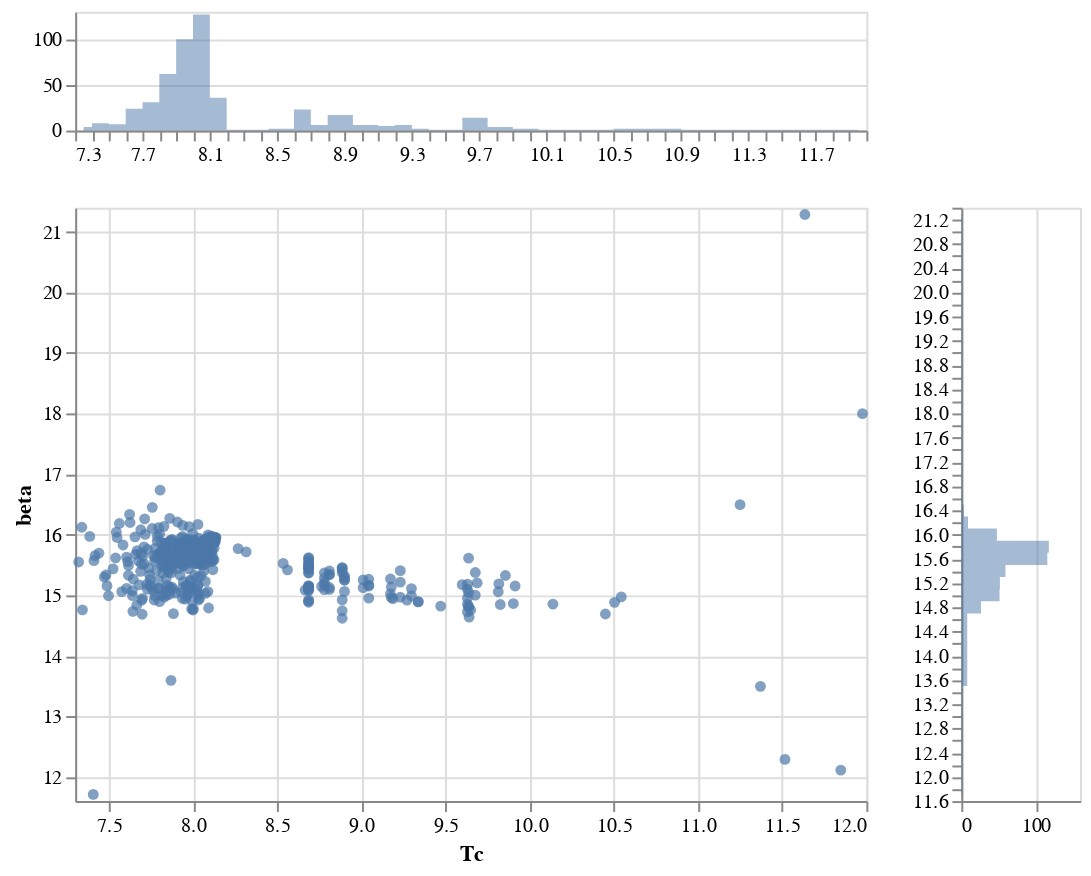

The notebook cell this image was saved under:
### Code cell
scatter_plot_with_marginals(df1, xcol="Tc", ycol="beta", nbins=50)

### Figure 1 — Vega-Lite specification as saved in the notebook (floating-point values rounded to 4 significant figures; data arrays with more than 128 entries replaced by an {"elided": "..."} marker saying what was removed)
{"config": {"view": {"continuousWidth": 400, "continuousHeight": 300}}, "vconcat": [{"mark": {"type": "area", "interpolate": "step", "opacity": 0.5}, "encoding": {"x": {"type": "quantitative", "bin": {"extent": [7.321, 11.98], "maxbins": 50}, "field": "Tc", "stack": null, "title": ""}, "y": {"type": "quantitative", "aggregate": "count", "stack": null, "title": ""}}, "height": 60}, {"hconcat": [{"mark": "circle", "encoding": {"x": {"type": "quantitative", "field": "Tc", "scale": {"domain": [7.321, 11.98], "nice": 50}}, "y": {"type": "quantitative", "field": "beta", "scale": {"domain": [11.71, 21.29], "nice": 50}}}}, {"mark": {"type": "area", "interpolate": "step", "opacity": 0.5}, "encoding": {"x": {"type": "quantitative", "aggregate": "count", "stack": null, "title": ""}, "y": {"type": "quantitative", "bin": {"extent": [11.71, 21.29], "maxbins": 50}, "field": "beta", "stack": null, "title": ""}}, "width": 60}]}], "data": {"name": "data-413f0715ff2c660ecf8c76f4af382a3a"}, "$schema": "https://vega.github.io/schema/vega-lite/v4.8.1.json", "datasets": {"data-413f0715ff2c660ecf8c76f4af382a3a": {"elided": "500 records"}}}
